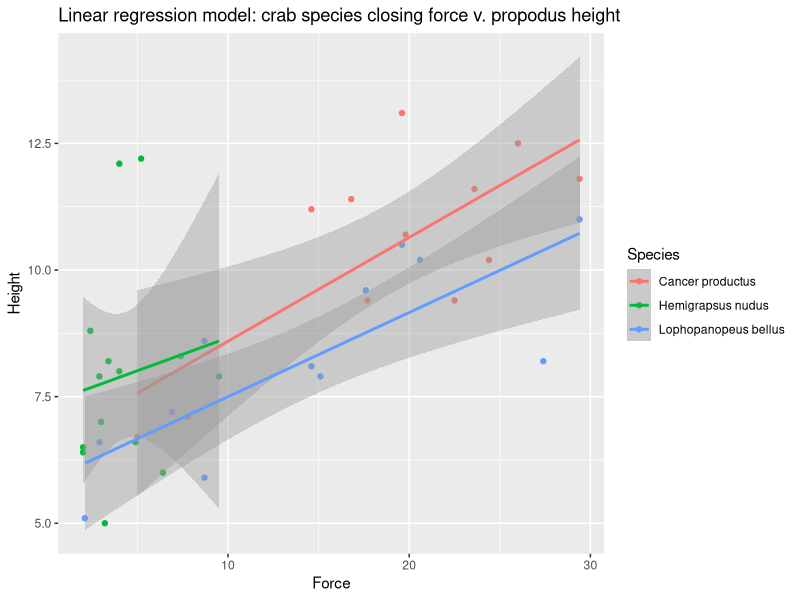
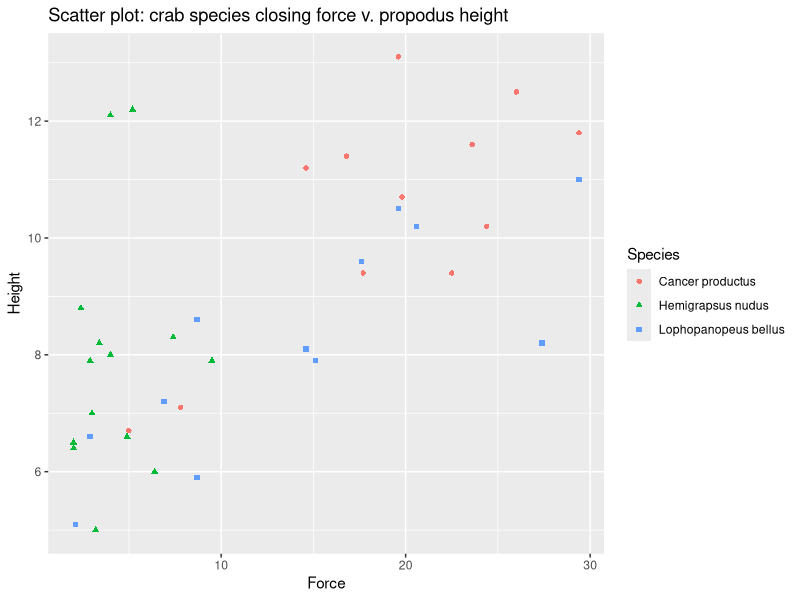
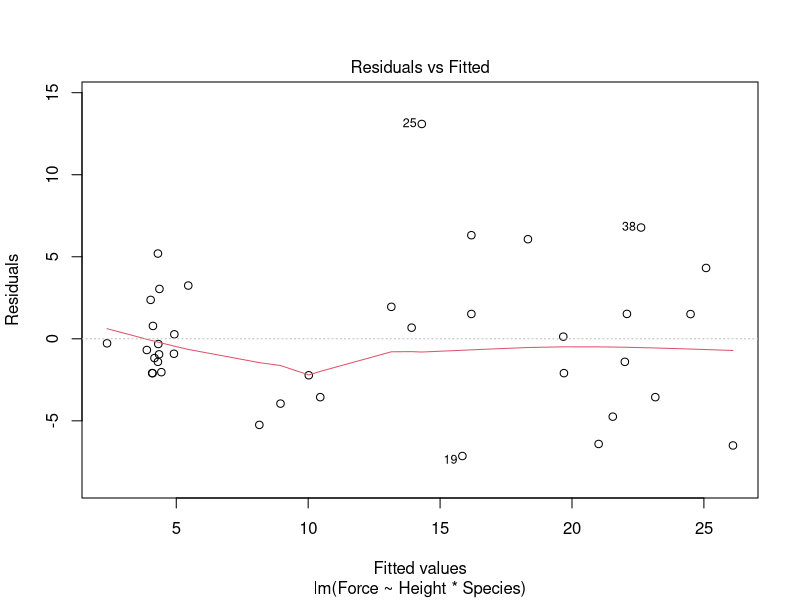
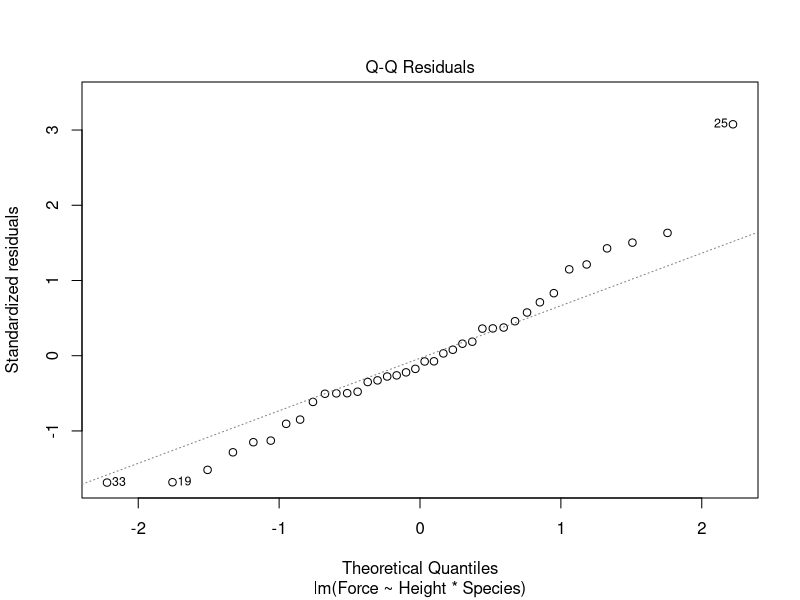
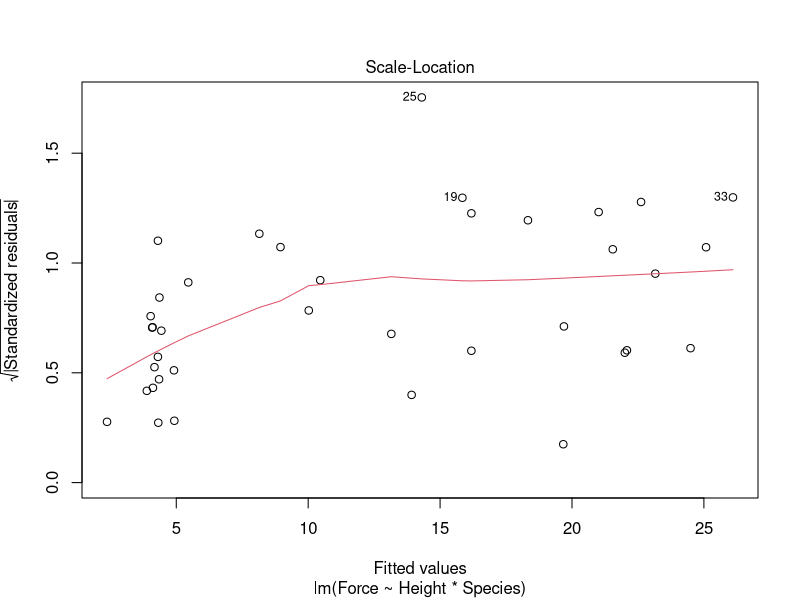
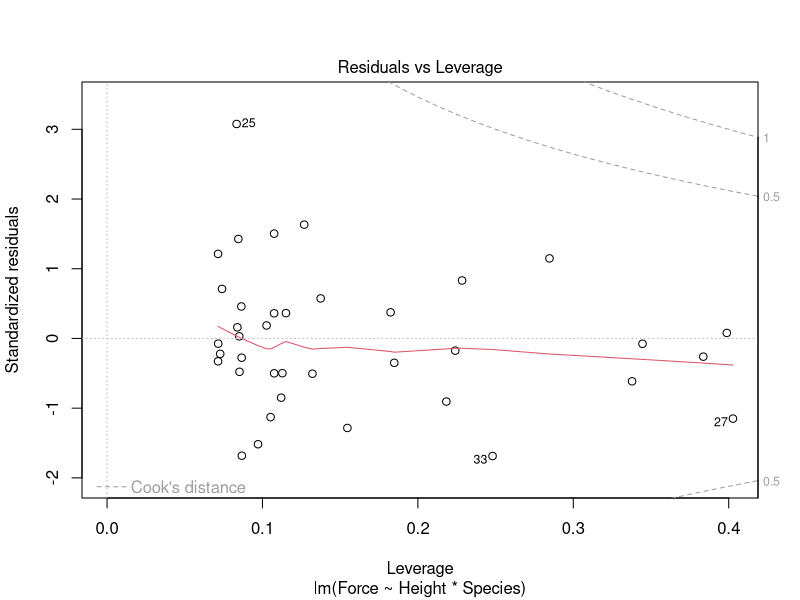
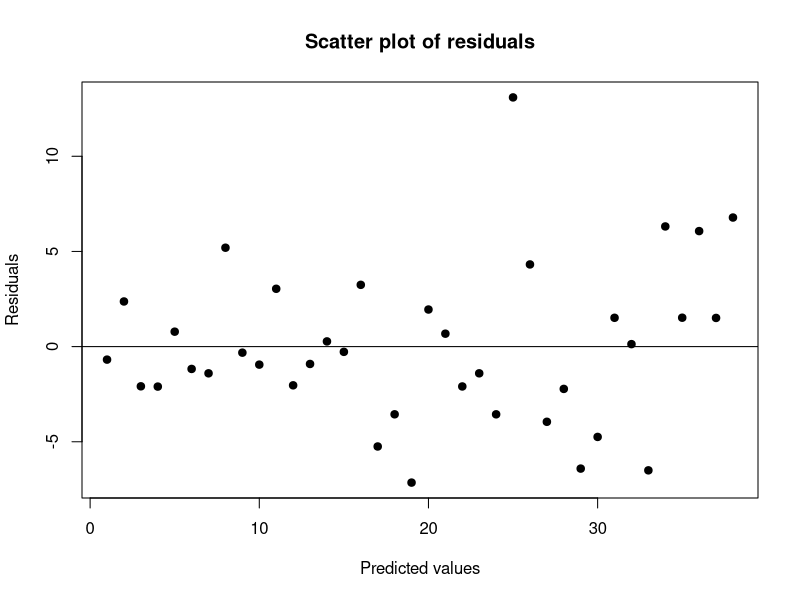
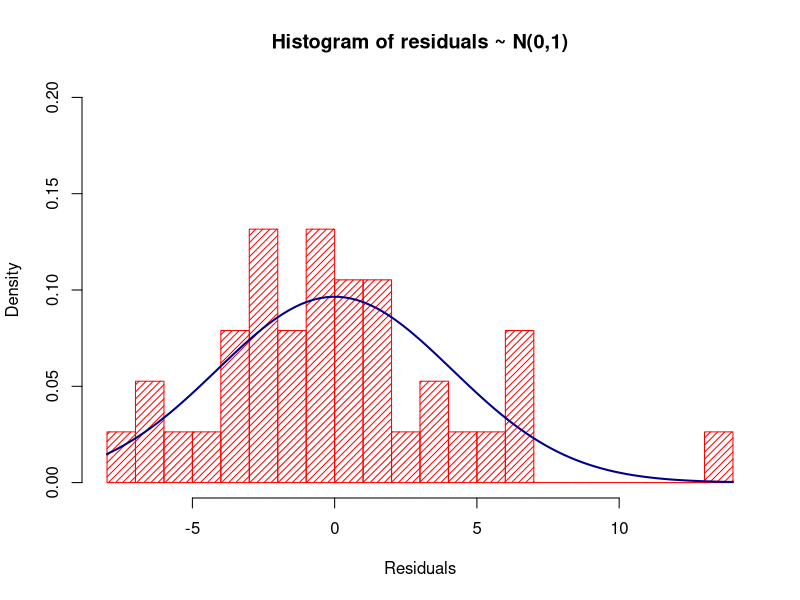

Write the R code that produced these figures, in order.
## ---- chunk 1
knitr::opts_chunk$set(echo = TRUE)
## ---- chunk 2
sessionInfo()
getwd()
setwd("../crabs")
## ---- chunk 3
dataset <- read.csv("Crab17.csv", header=TRUE)
dataset
## ---- chunk 4
library(tidyverse)

dataset %>% ggplot(aes(Force, Height, color=Species)) + geom_point() + geom_smooth(method="lm") + ggtitle("Linear regression model: crab species closing force v. propodus height")
dataset %>% ggplot(aes(Force, Height, color=Species, shape=Species)) + geom_point() + ggtitle("Scatter plot: crab species closing force v. propodus height") 
## ---- chunk 5
# force = b0 + b1*height + b2*species + b3(height*species)
model <- lm(Force~Height*Species, data=dataset)
summary(model)
anova(model)
## ---- chunk 6
plot(model)
## ---- chunk 7
plot(model$residuals, main="Scatter plot of residuals", xlab="Predicted values", ylab="Residuals", pch=19)
abline(h=0, col="black")
## ---- chunk 8
resid <- model$residuals
x_bar <- mean(resid)
std_dev <- sqrt(var(resid))
hist(resid, density=20, breaks=20, prob=TRUE, col="red",
     xlab="Residuals", ylim=c(0,0.2),
     main="Histogram of residuals ~ N(0,1)")
curve(dnorm(x, mean=x_bar, sd=std_dev),
      col="darkblue", lwd=2, add=TRUE, yaxt="n")
## ---- chunk 9
# install.packages("car")
library(car)
qqPlot(model$residuals, xlab="Quantile", ylab="Residuals", main="Q-Q plot of residuals")
## ---- chunk 10
library(MASS)
# calculate the studentized residuals
sresids <- studres(model)
plot(model$fitted.values, sresids, ylab="Studentized residuals", xlab="Predicted values", main="Studentized residuals plot")
abline(h=0)
